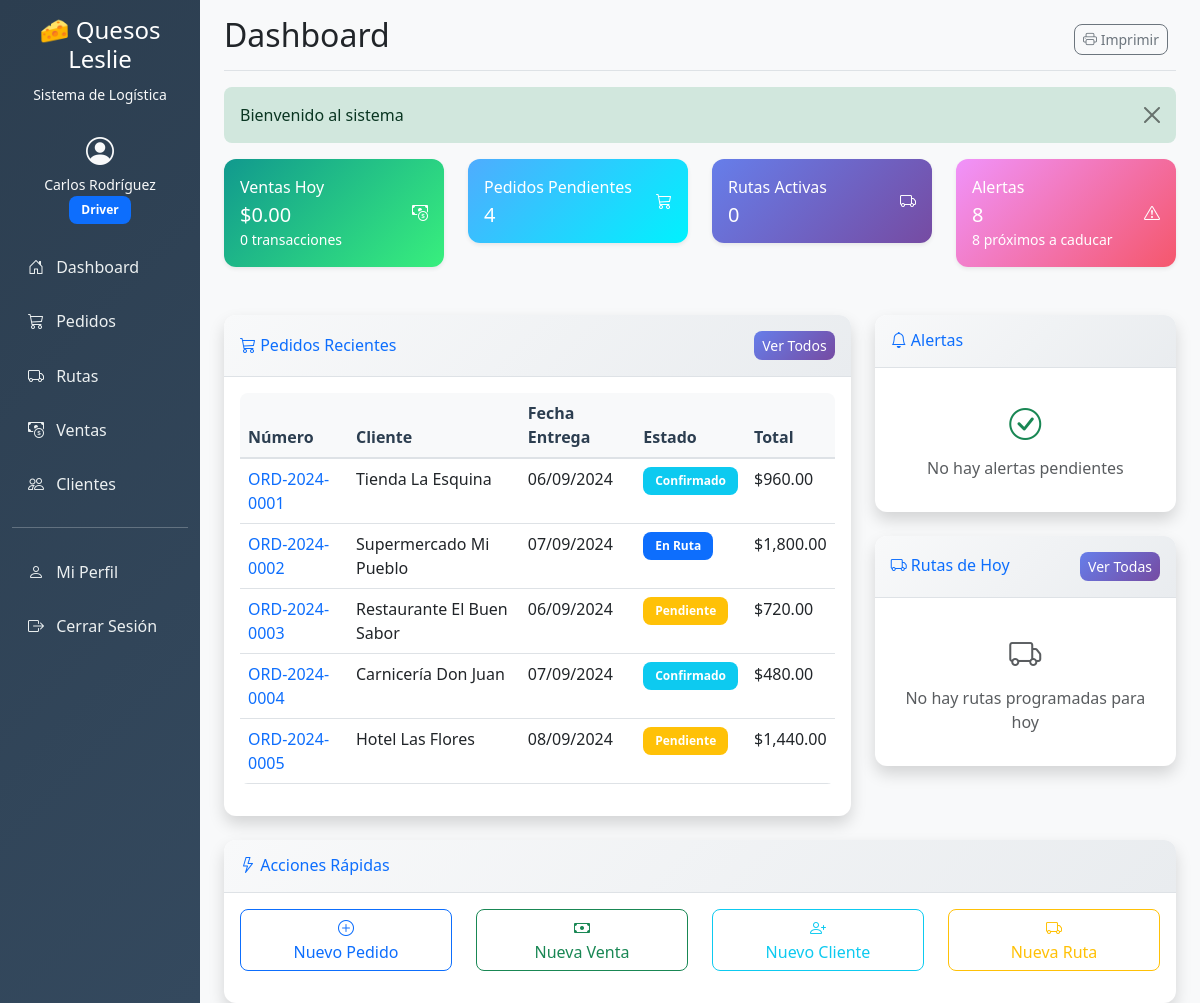
/ (signed in), run on the app's committed database.
### tables this page shows
CREATE TABLE `orders` (
  `id` int(11) NOT NULL AUTO_INCREMENT,
  `order_number` varchar(50) NOT NULL,
  `customer_id` int(11) NOT NULL,
  `order_date` date NOT NULL,
  `delivery_date` date NOT NULL,
  `status` enum('pending','confirmed','in_route','delivered','cancelled') NOT NULL DEFAULT 'pending',
  `order_type` enum('presale','direct','route') NOT NULL DEFAULT 'presale',
  `total_amount` decimal(10,2) NOT NULL DEFAULT 0.00,
  `notes` text,
  `qr_code` varchar(100) DEFAULT NULL,
  `created_by` int(11) NOT NULL,
  `created_at` timestamp NOT NULL DEFAULT CURRENT_TIMESTAMP,
  `updated_at` timestamp NOT NULL DEFAULT CURRENT_TIMESTAMP ON UPDATE CURRENT_TIMESTAMP,
  PRIMARY KEY (`id`),
  UNIQUE KEY `order_number` (`order_number`),
  KEY `customer_id` (`customer_id`),
  KEY `created_by` (`created_by`),
  FOREIGN KEY (`customer_id`) REFERENCES `customers` (`id`),
  FOREIGN KEY (`created_by`) REFERENCES `users` (`id`)
);

CREATE TABLE `customers` (
  `id` int(11) NOT NULL AUTO_INCREMENT,
  `code` varchar(50) NOT NULL,
  `name` varchar(100) NOT NULL,
  `contact_person` varchar(100) DEFAULT NULL,
  `phone` varchar(20) DEFAULT NULL,
  `email` varchar(100) DEFAULT NULL,
  `address` text NOT NULL,
  `location_lat` decimal(10,8) DEFAULT NULL,
  `location_lng` decimal(11,8) DEFAULT NULL,
  `customer_type` enum('regular','wholesale','retail') NOT NULL DEFAULT 'regular',
  `credit_limit` decimal(10,2) NOT NULL DEFAULT 0.00,
  `payment_terms` int(11) NOT NULL DEFAULT 0,
  `is_active` tinyint(1) NOT NULL DEFAULT 1,
  `created_at` timestamp NOT NULL DEFAULT CURRENT_TIMESTAMP,
  `updated_at` timestamp NOT NULL DEFAULT CURRENT_TIMESTAMP ON UPDATE CURRENT_TIMESTAMP,
  PRIMARY KEY (`id`),
  UNIQUE KEY `code` (`code`)
);

### views/home/dashboard.php (the view, shortened to what the rows shown need)
<div class="row">
    <div class="col-xl-8 col-lg-7">
        <div class="card shadow mb-4">
            <div class="card-body">
                <?php if (!empty($recent_orders)): ?>
                <div class="table-responsive">
                    <table class="table table-hover">
                        <thead class="table-light">
                            <tr>
                                <th>Número</th>
                                <th>Cliente</th>
                                <th>Fecha Entrega</th>
                                <th>Estado</th>
                                <th>Total</th>
                            </tr>
                        </thead>
                        <tbody>
                            <?php foreach ($recent_orders as $order): ?>
                            <tr>
                                <td>
                                    <a href="<?php echo BASE_URL; ?>orders/view/<?php echo $order['id']; ?>" class="text-decoration-none">
                                        <?php echo htmlspecialchars($order['order_number']); ?>
                                    </a>
                                </td>
                                <td><?php echo htmlspecialchars($order['customer_name']); ?></td>
                                <td><?php echo date('d/m/Y', strtotime($order['delivery_date'])); ?></td>
                                <td>
                                    <?php
                                    $status_classes = [
                                        'pending' => 'warning',
                                        'confirmed' => 'info',
                                        'in_route' => 'primary',
                                        'delivered' => 'success',
                                        'cancelled' => 'danger'
                                    ];
                                    $status_labels = [
                                        'pending' => 'Pendiente',
                                        'confirmed' => 'Confirmado',
                                        'in_route' => 'En Ruta',
                                        'delivered' => 'Entregado',
                                        'cancelled' => 'Cancelado'
                                    ];
                                    ?>
                                    <span class="badge bg-<?php echo $status_classes[$order['status']]; ?> badge-status">
                                        <?php echo $status_labels[$order['status']]; ?>
                                    </span>
                                </td>
                                <td>$<?php echo number_format($order['total_amount'], 2); ?></td>
                            </tr>
                            <?php endforeach; ?>
                        </tbody>
                    </table>
                </div>
                <?php endif; ?>
            </div>
        </div>
    </div>
</div>

### data on the page
orders: order_number "ORD-2024-0001", customer.name "Tienda La Esquina", delivery_date "06/09/2024", status "Confirmado", total_amount "960.00"
orders: order_number "ORD-2024-0002", customer.name "Supermercado Mi Pueblo", delivery_date "07/09/2024", status "En Ruta", total_amount "1,800.00"
orders: order_number "ORD-2024-0003", customer.name "Restaurante El Buen Sabor", delivery_date "06/09/2024", status "Pendiente", total_amount "720.00"
orders: order_number "ORD-2024-0004", customer.name "Carnicería Don Juan", delivery_date "07/09/2024", status "Confirmado", total_amount "480.00"
orders: order_number "ORD-2024-0005", customer.name "Hotel Las Flores", delivery_date "08/09/2024", status "Pendiente", total_amount "1,440.00"

### other printed values
$_SESSION['user_name'] "Carlos Rodríguez"
$_SESSION['user_role'] "Driver"
$page_title "Dashboard"
$flash['message'] "Bienvenido al sistema"
$stats['sales_today']['total'] "0.00"
$stats['sales_today']['count'] "0"
$stats['pending_orders'] "4"
$stats['active_routes'] "0"
$stats['low_stock'] + $stats['expiring_products'] "8"
$stats['expiring_products'] "8"
